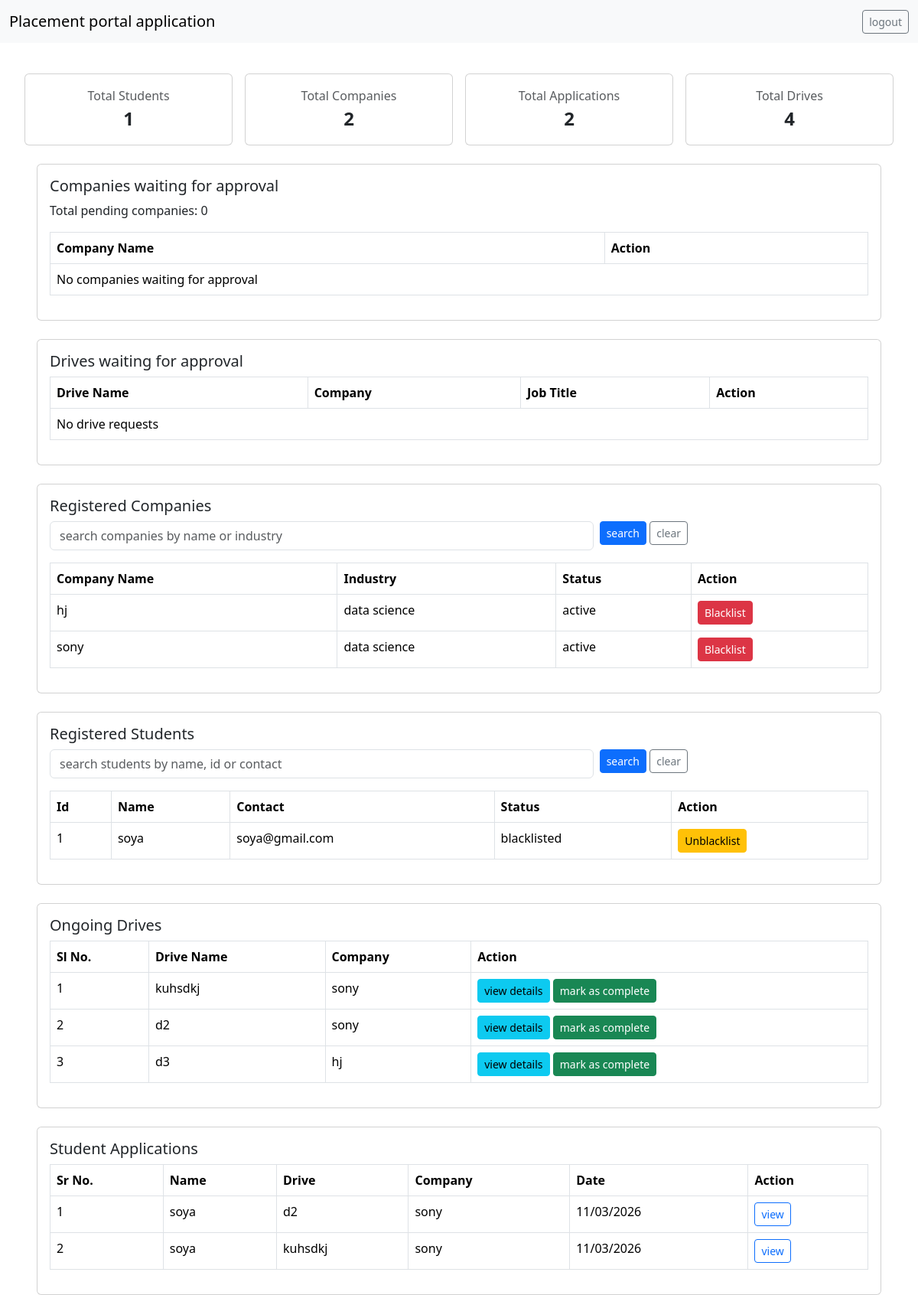
Screenshot of /admin/dash (signed in) with the database file from the repository.
### backend/models.py (models this page shows, shortened)
class Company(db.Model,UserMixin):
    __tablename__ = 'companies'
    cmp_id = db.Column(db.Integer, primary_key=True , autoincrement=True)
    name = db.Column(db.String,unique=True, nullable=False)
    industry = db.Column(db.String)
    hr_contact = db.Column(db.String, nullable=False)
    website = db.Column(db.String)
    approval_status = db.Column(db.String, default="Pending")
    password= db.Column(db.String, nullable=False)
    drives = db.relationship('PlacementDrive', backref='company', lazy=True)
    email= db.Column(db.String, unique=True, nullable=False)

class Student(db.Model,UserMixin):
    __tablename__ = 'students'
    stud_id = db.Column(db.Integer, primary_key=True, autoincrement=True)
    name = db.Column(db.String, nullable=False)
    email = db.Column(db.String, unique=True, nullable=False)
    password = db.Column(db.String, nullable=False)
    skills = db.Column(db.Text)
    education = db.Column(db.Text)
    department=db.Column(db.String)
    resume = db.Column(db.String)
    status = db.Column(db.String, default="Active")
    applications = db.relationship('Application', backref='student', lazy=True)

class PlacementDrive(db.Model):
    __tablename__ = 'placement_drives'
    placemnt_id = db.Column(db.Integer, primary_key=True, autoincrement=True)
    drive_name=db.Column(db.String, nullable=False,unique=True)
    company_id = db.Column(db.Integer, db.ForeignKey('companies.cmp_id'), nullable=False)
    job_title = db.Column(db.String, nullable=False)
    job_description = db.Column(db.Text, nullable=False)
    eligibility_criteria = db.Column(db.Text, nullable=False)
    application_deadline = db.Column(db.DateTime, nullable=False)
    status = db.Column(db.String, default="Pending")
    salary=db.Column(db.Integer,nullable="False")
    skills=db.Column(db.String, nullable=False)
    exp=db.Column(db.String, nullable=False)
    applications = db.relationship('Application', backref='drive', lazy=True)

class Application(db.Model):
    __tablename__ = 'applications'
    appln_id = db.Column(db.Integer, primary_key=True, autoincrement=True)
    student_id = db.Column(db.Integer, db.ForeignKey('students.stud_id'), nullable=False)
    drive_id = db.Column(db.Integer, db.ForeignKey('placement_drives.placemnt_id'), nullable=False)
    application_date = db.Column(db.DateTime, default=lambda:datetime.now(timezone.utc))
    status = db.Column(db.String , default="not_applied")
    __table_args__ = (
        db.UniqueConstraint('student_id', 'drive_id', name='unique_student_drive'),
    )

### backend/routes.py (the view, shortened to what this page needs)
@app.route("/admin/dash", methods=["GET","POST"])
@login_required
def ad_dash():
    if not isinstance(current_user, Admin):
        return "Unauthorized"
    student_search = request.args.get("student_search", "").strip()
    company_search = request.args.get("company_search", "").strip()
    comp_query = db.session.query(Company)
    comp = comp_query.order_by(Company.name.asc()).all()
    stu_query = db.session.query(Student)
    stu = stu_query.order_by(Student.name.asc()).all()
    requested_prof = db.session.query(Company).filter_by(approval_status="Pending").order_by(Company.name.asc()).all()
    requested_drives = db.session.query(PlacementDrive).filter_by(status="Waiting").order_by(PlacementDrive.placemnt_id.desc()).all()
    ongoing_drives = (db.session.query(PlacementDrive).filter_by(status="Pending").order_by(PlacementDrive.application_deadline.asc()).all())
    student_applications = (db.session.query(Application).order_by(Application.application_date.desc()).all())
    total_students = db.session.query(Student).count()
    total_companies = db.session.query(Company).count()
    total_applications = db.session.query(Application).count()
    total_drives = db.session.query(PlacementDrive).count()
    return render_template("admin/dash.html",
                           current_ad=current_user,
                           all_comp=comp,
                           all_stu=stu,
                           requested_prof=requested_prof,
                           requested_drives=requested_drives,
                           ongoing_drives=ongoing_drives,
                           student_applications=student_applications,
                           student_search=student_search,
                           company_search=company_search,
                           total_students=total_students,
                           total_companies=total_companies,
                           total_applications=total_applications,
                           total_drives=total_drives)

### app.py (called while the page is built)
def create_app():
    app=Flask(__name__)
    app.config["SQLALCHEMY_DATABASE_URI"] = "sqlite:///Placement.db"
    db.init_app(app)
    app.config["SECRET_KEY"]="thisgoodday"
    login_manager=LoginManager(app)
    @login_manager.user_loader
    def load_user(email):
        return (db.session.query(Admin).filter_by(email=email).first() or \
        db.session.query(Student).filter_by(email=email).first() or \
        db.session.query(Company).filter_by(email=email).first())
    app.app_context().push()
    db.create_all()
    return app

### templates/admin/dash.html (shortened to what this page needs)
<!DOCTYPE html>
<html lang="en">
<head>
    <link rel="stylesheet" href="https://cdn.jsdelivr.net/npm/bootstrap-icons@1.13.1/font/bootstrap-icons.min.css">
    <link href="https://cdn.jsdelivr.net/npm/bootstrap@5.3.8/dist/css/bootstrap.min.css" rel="stylesheet">
</head>
<body>
    <nav class="navbar navbar-expand-lg bg-body-tertiary">
        <div class="container-fluid">
            <a class="navbar-brand fs-5" href="#">Placement portal application</a>
            <div class="ms-auto">
                <a class="btn btn-sm btn-outline-secondary" href="{{ url_for('log_out') }}">logout</a>
            </div>
        </div>
    </nav>
<div class="row mt-4 mx-4 g-3">
    <div class="col-md-3">
        <div class="card text-center">
            <div class="card-body">
                <div class="text-muted">Total Students</div>
                <div class="fs-4 fw-semibold">{{ total_students }}</div>
                </div>
        </div>
        </div>
    <div class="col-md-3">
    <div class="card text-center">
    <div class="card-body">
    <div class="text-muted">Total Companies</div>
    <div class="fs-4 fw-semibold">{{ total_companies }}</div>
    </div>
    </div>
    </div>
    <div class="col-md-3">
        <div class="card text-center">
        <div class="card-body">
        <div class="text-muted">Total Applications</div>
        <div class="fs-4 fw-semibold">{{ total_applications }}</div>
        </div>
            </div>
        </div>
<div class="col-md-3">
<div class="card text-center">
<div class="card-body">
<div class="text-muted">Total Drives</div>
<div class="fs-4 fw-semibold">{{ total_drives }}</div>
</div>
</div>
</div>
</div>
<div class="card mt-4 ms-5 me-5">
    <div class="card-body">
        <h5 class="card-title">Companies waiting for approval</h5>
        <p>Total pending companies: {{ requested_prof|length }}</p>
        <table class="table table-bordered">
        <thead>
            <tr>
            <th>Company Name</th>
            <th>Action</th>
            </tr>
            </thead>
            <tbody>
            {% for rp in requested_prof %}
            <tr>
            <td>{{ rp.name }}</td>
            <td>
            <form action="/company?task=approve&cmp_id={{ rp.cmp_id }}" method="POST" class="d-inline">
            <button type="submit" class="btn btn-sm btn-success">Approve</button>
            </form>
            <form action="{{ url_for('reject_comp', cmp_id=rp.cmp_id) }}" method="POST" class="d-inline">
                <button type="submit" class="btn btn-sm btn-danger">Reject</button>
            </form>
            </td>
            </tr>
            {% else %}
            <tr>
            <td colspan="2">No companies waiting for approval</td>
            </tr>
            {% endfor %}
            </tbody>
            </table>
        </div>
    </div>
<div class="card mt-4 ms-5 me-5">
<div class="card-body">
<h5 class="card-title">Drives waiting for approval</h5>
<table class="table table-bordered">
<thead>
    <tr>
        <th>Drive Name</th>
        <th>Company</th>
        <th>Job Title</th>
        <th>Action</th>
    </tr>
</thead>
<tbody>
{% for drive in requested_drives %}
    <tr>
        <td>{{ drive.drive_name }}</td>
        <td>{{ drive.company.name }}</td>
        <td>{{ drive.job_title }}</td>
        <td>
        <form action="{{ url_for('admin_approve_drive', drive_id=drive.placemnt_id) }}" method="POST" class="d-inline">
        <button type="submit" class="btn btn-sm btn-success">Approve</button>
        </form>
        <form action="{{ url_for('admin_reject_drive', drive_id=drive.placemnt_id) }}" method="POST" class="d-inline">
         <button type="submit" class="btn btn-sm btn-danger">Reject</button>
        </form>
    <a href="{{ url_for('admin_drive_details', drive_id=drive.placemnt_id) }}" class="btn btn-sm btn-info">view details</a>
        </td>
        </tr>
        {% else %}
        <tr>
            <td colspan="4">No drive requests</td>
        </tr>
        {% endfor %}
     </tbody>
    </table>
    </div>
    </div>
<div class="card mt-4 ms-5 me-5">
    <div class="card-body">
        <h5 class="card-title">Registered Companies</h5>
        <form method="GET" action="{{ url_for('ad_dash') }}" class="row g-2 mb-3">
        <div class="col-md-8">
        <input type="text" class="form-control" name="company_search" value="{{ company_search or '' }}" placeholder="search companies by name or industry">
        </div>
        <div class="col-md-4">
        <button type="submit" class="btn btn-primary btn-sm">search</button>
        <a href="{{ url_for('ad_dash') }}" class="btn btn-outline-secondary btn-sm">clear</a>
        </div>
        </form>
<table class="table table-bordered">
    <thead>
    <tr>
        <th>Company Name</th>
        <th>Industry</th>
        <th>Status</th>
        <th>Action</th>
        </tr>
        </thead>
        <tbody>
        {% for comp in all_comp %}
        <tr>
        <td>{{ comp.name }}</td>
        <td>{{ comp.industry or "Not added" }}</td>
        <td>{{ comp.approval_status }}</td>
        <td>
        {% if comp.approval_status|lower != "blacklisted" %}
        <form action="{{ url_for('admin_blacklist_company', cmp_id=comp.cmp_id) }}" method="POST" class="d-inline">
        <button type="submit" class="btn btn-sm btn-danger">Blacklist</button>
        </form>
        {% else %}
    <form action="{{ url_for('admin_unblacklist_company', cmp_id=comp.cmp_id) }}" method="POST" class="d-inline">
    <button type="submit" class="btn btn-sm btn-warning">Unblacklist</button>
    </form>
        {% endif %}
        </td>
        </tr>
        {% else %}
        <tr>
        <td colspan="4">No companies found</td>
        </tr>
        {% endfor %}
    </tbody>
    </table>
    </div>
        </div>
<div class="card mt-4 ms-5 me-5">
    <div class="card-body">
        <h5 class="card-title">Registered Students</h5>
        <form method="GET" action="{{ url_for('ad_dash') }}" class="row g-2 mb-3">
        <div class="col-md-8">
        <input type="text" class="form-control" name="student_search" value="{{ student_search or '' }}" placeholder="search students by name, id or contact">
        </div>
        <div class="col-md-4">
        <button type="submit" class="btn btn-primary btn-sm">search</button>
        <a href="{{ url_for('ad_dash') }}" class="btn btn-outline-secondary btn-sm">clear</a>
        </div>
        </form>
<table class="table table-bordered">
    <thead>
        <tr>
            <th>Id</th>
            <th>Name</th>
            <th>Contact</th>
            <th>Status</th>
            <th>Action</th>
        </tr>
    </thead>
    <tbody>
    {% for stu in all_stu %}
    <tr>
        <td>{{ stu.stud_id }}</td>
        <td>{{ stu.name }}</td>
        <td>{{ stu.email }}</td>
        <td>{{ stu.status }}</td>
        <td>
        {% if stu.status|lower!="blacklisted" %}
        <form action="{{ url_for('admin_blacklist_student', stud_id=stu.stud_id) }}" method="POST" class="d-inline">
        <button type="submit" class="btn btn-sm btn-danger">Blacklist</button>
        </form>
        {% else %}
        <form action="{{ url_for('admin_unblacklist_student', stud_id=stu.stud_id) }}" method="POST" class="d-inline">
        <button type="submit" class="btn btn-sm btn-warning">Unblacklist</button>
        </form>
        {% endif %}
        </td>
        </tr>
        {% else %}
        <tr>
        <td colspan="5">No students found</td>
        </tr>
        {% endfor %}
    </tbody>
    </table>
    </div>
    </div>
    <div class="card mt-4 ms-5 me-5">
        <div class="card-body">
            <h5 class="card-title">Ongoing Drives</h5>
            <table class="table table-bordered">
                <thead>
                    <tr>
                        <th>Sl No.</th>
                        <th>Drive Name</th>
                        <th>Company</th>
                        <th>Action</th>
                    </tr>
                </thead>
                <tbody>
                    {% for drive in ongoing_drives %}
                    <tr>
                        <td>{{ loop.index }}</td>
                        <td>{{ drive.drive_name }}</td>
                        <td>{{ drive.company.name }}</td>
                        <td>
                            <a href="{{ url_for('admin_drive_details', drive_id=drive.placemnt_id) }}" class="btn btn-sm btn-info">view details</a>
                            <form action="{{ url_for('admin_mark_drive_complete', drive_id=drive.placemnt_id) }}" method="POST" class="d-inline">
                                <button type="submit" class="btn btn-sm btn-success">mark as complete</button>
                            </form>
                        </td>
                    </tr>
                    {% else %}
                    <tr>
                        <td colspan="4">No ongoing drives</td>
                    </tr>
                    {% endfor %}
                </tbody>
            </table>
        </div>
    </div>
<div class="card mt-4 ms-5 me-5">
    <div class="card-body">
        <h5 class="card-title">Student Applications</h5>
        <table class="table table-bordered">
            <thead>
                <tr>
                    <th>Sr No.</th>
                    <th>Name</th>
                    <th>Drive</th>
                    <th>Company</th>
                    <th>Date</th>
                    <th>Action</th>
                </tr>
            </thead>
            <tbody>
                {% for appln in student_applications %}
                <tr>
                    <td>{{ loop.index }}</td>
                    <td>{{ appln.student.name }}</td>
                    <td>{{ appln.drive.drive_name }}</td>
                    <td>{{ appln.drive.company.name }}</td>
                    <td>{{ appln.application_date.strftime('%d/%m/%Y') }}</td>
                    <td><a href="{{ url_for('admin_application_details', appln_id=appln.appln_id) }}" class="btn btn-sm btn-outline-primary">view</a></td>
                    </tr>
                    {% else %}
                    <tr>
                        <td colspan="6">No applications yet</td>
                    </tr>
                    {% endfor %}
            </tbody>
        </table>
        </div>
    </div>
</body>
</html>

### rows the page displays
Company: name "hj", industry "data science", approval_status "active"
Company: name "sony", industry "data science", approval_status "active"
Student: stud_id "1", name "soya", email "soya@gmail.com", status "blacklisted"
PlacementDrive: drive_name "kuhsdkj", company.name "sony"
PlacementDrive: drive_name "d2", company.name "sony"
PlacementDrive: drive_name "d3", company.name "hj"
Application: student.name "soya", drive.drive_name "d2", drive.company.name "sony", application_date "11/03/2026"
Application: student.name "soya", drive.drive_name "kuhsdkj", drive.company.name "sony", application_date "11/03/2026"

### other values shown
{{ total_students }} "1"
{{ total_companies }} "2"
{{ total_applications }} "2"
{{ total_drives }} "4"
{{ requested_prof|length }} "0"
